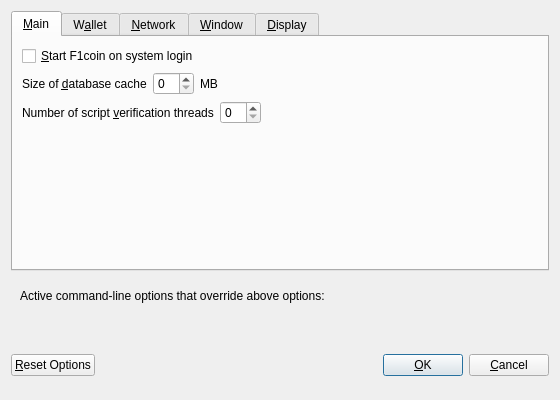
<?xml version="1.0" encoding="UTF-8"?>
<ui version="4.0">
 <class>OptionsDialog</class>
 <widget class="QDialog" name="OptionsDialog">
  <property name="geometry">
   <rect>
    <x>0</x>
    <y>0</y>
    <width>560</width>
    <height>400</height>
   </rect>
  </property>
  <property name="windowTitle">
   <string>Options</string>
  </property>
  <property name="modal">
   <bool>true</bool>
  </property>
  <layout class="QVBoxLayout" name="verticalLayout">
   <item>
    <widget class="QTabWidget" name="tabWidget">
     <property name="currentIndex">
      <number>0</number>
     </property>
     <widget class="QWidget" name="tabMain">
      <attribute name="title">
       <string>&amp;Main</string>
      </attribute>
      <layout class="QVBoxLayout" name="verticalLayout_Main">
       <item>
        <widget class="QCheckBox" name="bitcoinAtStartup">
         <property name="toolTip">
          <string>Automatically start F1coin after logging in to the system.</string>
         </property>
         <property name="text">
          <string>&amp;Start F1coin on system login</string>
         </property>
        </widget>
       </item>
       <item>
        <layout class="QHBoxLayout" name="horizontalLayout_2_Main">
         <item>
          <widget class="QLabel" name="databaseCacheLabel">
           <property name="text">
            <string>Size of &amp;database cache</string>
           </property>
           <property name="textFormat">
            <enum>Qt::PlainText</enum>
           </property>
           <property name="buddy">
            <cstring>databaseCache</cstring>
           </property>
          </widget>
         </item>
         <item>
          <widget class="QSpinBox" name="databaseCache"/>
         </item>
         <item>
          <widget class="QLabel" name="databaseCacheUnitLabel">
           <property name="text">
            <string>MB</string>
           </property>
           <property name="textFormat">
            <enum>Qt::PlainText</enum>
           </property>
          </widget>
         </item>
         <item>
          <spacer name="horizontalSpacer_2_Main">
           <property name="orientation">
            <enum>Qt::Horizontal</enum>
           </property>
           <property name="sizeHint" stdset="0">
            <size>
             <width>40</width>
             <height>20</height>
            </size>
           </property>
          </spacer>
         </item>
        </layout>
       </item>
       <item>
        <layout class="QHBoxLayout" name="horizontalLayout_3_Main">
         <item>
          <widget class="QLabel" name="threadsScriptVerifLabel">
           <property name="text">
            <string>Number of script &amp;verification threads</string>
           </property>
           <property name="textFormat">
            <enum>Qt::PlainText</enum>
           </property>
           <property name="buddy">
            <cstring>threadsScriptVerif</cstring>
           </property>
          </widget>
         </item>
         <item>
          <widget class="QSpinBox" name="threadsScriptVerif">
           <property name="toolTip">
            <string>(0 = auto, &lt;0 = leave that many cores free)</string>
           </property>
          </widget>
         </item>
         <item>
          <spacer name="horizontalSpacer_3_Main">
           <property name="orientation">
            <enum>Qt::Horizontal</enum>
           </property>
           <property name="sizeHint" stdset="0">
            <size>
             <width>40</width>
             <height>20</height>
            </size>
           </property>
          </spacer>
         </item>
        </layout>
       </item>
       <item>
        <spacer name="verticalSpacer_Main">
         <property name="orientation">
          <enum>Qt::Vertical</enum>
         </property>
         <property name="sizeHint" stdset="0">
          <size>
           <width>20</width>
           <height>40</height>
          </size>
         </property>
        </spacer>
       </item>
      </layout>
     </widget>
     <widget class="QWidget" name="tabWallet">
      <attribute name="title">
       <string>W&amp;allet</string>
      </attribute>
      <layout class="QVBoxLayout" name="verticalLayout_Wallet">
       <item>
        <widget class="QGroupBox" name="groupBox">
         <property name="title">
          <string>Expert</string>
         </property>
         <layout class="QVBoxLayout" name="verticalLayout_2">
          <item>
           <widget class="QCheckBox" name="coinControlFeatures">
            <property name="toolTip">
             <string>Whether to show coin control features or not.</string>
            </property>
            <property name="text">
             <string>Enable coin &amp;control features</string>
            </property>
           </widget>
          </item>
          <item>
           <widget class="QCheckBox" name="spendZeroConfChange">
            <property name="toolTip">
             <string>If you disable the spending of unconfirmed change, the change from a transaction cannot be used until that transaction has at least one confirmation. This also affects how your balance is computed.</string>
            </property>
            <property name="text">
             <string>&amp;Spend unconfirmed change</string>
            </property>
           </widget>
          </item>
         </layout>
        </widget>
       </item>
       <item>
        <spacer name="verticalSpacer_Wallet">
         <property name="orientation">
          <enum>Qt::Vertical</enum>
         </property>
         <property name="sizeHint" stdset="0">
          <size>
           <width>20</width>
           <height>40</height>
          </size>
         </property>
        </spacer>
       </item>
      </layout>
     </widget>
     <widget class="QWidget" name="tabNetwork">
      <attribute name="title">
       <string>&amp;Network</string>
      </attribute>
      <layout class="QVBoxLayout" name="verticalLayout_Network">
       <item>
        <widget class="QCheckBox" name="mapPortUpnp">
         <property name="toolTip">
          <string>Automatically open the F1coin client port on the router. This only works when your router supports UPnP and it is enabled.</string>
         </property>
         <property name="text">
          <string>Map port using &amp;UPnP</string>
         </property>
        </widget>
       </item>
       <item>
        <widget class="QCheckBox" name="allowIncoming">
         <property name="toolTip">
          <string>Accept connections from outside</string>
         </property>
         <property name="text">
          <string>Allow incoming connections</string>
         </property>
        </widget>
       </item>
       <item>
        <widget class="QCheckBox" name="connectSocks">
         <property name="toolTip">
          <string>Connect to the F1coin network through a SOCKS5 proxy.</string>
         </property>
         <property name="text">
          <string>&amp;Connect through SOCKS5 proxy (default proxy):</string>
         </property>
        </widget>
       </item>
       <item>
        <layout class="QHBoxLayout" name="horizontalLayout_1_Network">
         <item>
          <widget class="QLabel" name="proxyIpLabel">
           <property name="text">
            <string>Proxy &amp;IP:</string>
           </property>
           <property name="textFormat">
            <enum>Qt::PlainText</enum>
           </property>
           <property name="buddy">
            <cstring>proxyIp</cstring>
           </property>
          </widget>
         </item>
         <item>
          <widget class="QValidatedLineEdit" name="proxyIp">
           <property name="minimumSize">
            <size>
             <width>140</width>
             <height>0</height>
            </size>
           </property>
           <property name="maximumSize">
            <size>
             <width>140</width>
             <height>16777215</height>
            </size>
           </property>
           <property name="toolTip">
            <string>IP address of the proxy (e.g. IPv4: 127.0.0.1 / IPv6: ::1)</string>
           </property>
          </widget>
         </item>
         <item>
          <widget class="QLabel" name="proxyPortLabel">
           <property name="text">
            <string>&amp;Port:</string>
           </property>
           <property name="textFormat">
            <enum>Qt::PlainText</enum>
           </property>
           <property name="buddy">
            <cstring>proxyPort</cstring>
           </property>
          </widget>
         </item>
         <item>
          <widget class="QLineEdit" name="proxyPort">
           <property name="minimumSize">
            <size>
             <width>55</width>
             <height>0</height>
            </size>
           </property>
           <property name="maximumSize">
            <size>
             <width>55</width>
             <height>16777215</height>
            </size>
           </property>
           <property name="toolTip">
            <string>Port of the proxy (e.g. 9050)</string>
           </property>
          </widget>
         </item>
         <item>
          <spacer name="horizontalSpacer_1_Network">
           <property name="orientation">
            <enum>Qt::Horizontal</enum>
           </property>
           <property name="sizeHint" stdset="0">
            <size>
             <width>40</width>
             <height>20</height>
            </size>
           </property>
          </spacer>
         </item>
        </layout>
       </item>
       <item>
        <spacer name="verticalSpacer_Network">
         <property name="orientation">
          <enum>Qt::Vertical</enum>
         </property>
         <property name="sizeHint" stdset="0">
          <size>
           <width>20</width>
           <height>40</height>
          </size>
         </property>
        </spacer>
       </item>
      </layout>
     </widget>
     <widget class="QWidget" name="tabWindow">
      <attribute name="title">
       <string>&amp;Window</string>
      </attribute>
      <layout class="QVBoxLayout" name="verticalLayout_Window">
       <item>
        <widget class="QCheckBox" name="minimizeToTray">
         <property name="toolTip">
          <string>Show only a tray icon after minimizing the window.</string>
         </property>
         <property name="text">
          <string>&amp;Minimize to the tray instead of the taskbar</string>
         </property>
        </widget>
       </item>
       <item>
        <widget class="QCheckBox" name="minimizeOnClose">
         <property name="toolTip">
          <string>Minimize instead of exit the application when the window is closed. When this option is enabled, the application will be closed only after selecting Quit in the menu.</string>
         </property>
         <property name="text">
          <string>M&amp;inimize on close</string>
         </property>
        </widget>
       </item>
       <item>
        <spacer name="verticalSpacer_Window">
         <property name="orientation">
          <enum>Qt::Vertical</enum>
         </property>
         <property name="sizeHint" stdset="0">
          <size>
           <width>20</width>
           <height>40</height>
          </size>
         </property>
        </spacer>
       </item>
      </layout>
     </widget>
     <widget class="QWidget" name="tabDisplay">
      <attribute name="title">
       <string>&amp;Display</string>
      </attribute>
      <layout class="QVBoxLayout" name="verticalLayout_Display">
       <item>
        <layout class="QHBoxLayout" name="horizontalLayout_1_Display">
         <item>
          <widget class="QLabel" name="langLabel">
           <property name="text">
            <string>User Interface &amp;language:</string>
           </property>
           <property name="textFormat">
            <enum>Qt::PlainText</enum>
           </property>
           <property name="buddy">
            <cstring>lang</cstring>
           </property>
          </widget>
         </item>
         <item>
          <widget class="QValueComboBox" name="lang">
           <property name="toolTip">
            <string>The user interface language can be set here. This setting will take effect after restarting F1coin.</string>
           </property>
          </widget>
         </item>
        </layout>
       </item>
       <item>
        <layout class="QHBoxLayout" name="horizontalLayout_2_Display">
         <item>
          <widget class="QLabel" name="unitLabel">
           <property name="text">
            <string>&amp;Unit to show amounts in:</string>
           </property>
           <property name="textFormat">
            <enum>Qt::PlainText</enum>
           </property>
           <property name="buddy">
            <cstring>unit</cstring>
           </property>
          </widget>
         </item>
         <item>
          <widget class="QValueComboBox" name="unit">
           <property name="toolTip">
            <string>Choose the default subdivision unit to show in the interface and when sending coins.</string>
           </property>
          </widget>
         </item>
        </layout>
       </item>
       <item>
        <layout class="QHBoxLayout" name="horizontalLayout_3_Display">
         <item>
          <widget class="QLabel" name="thirdPartyTxUrlsLabel">
           <property name="toolTip">
            <string>Third party URLs (e.g. a block explorer) that appear in the transactions tab as context menu items. %s in the URL is replaced by transaction hash. Multiple URLs are separated by vertical bar |.</string>
           </property>
           <property name="text">
            <string>Third party transaction URLs</string>
           </property>
           <property name="buddy">
            <cstring>thirdPartyTxUrls</cstring>
           </property>
          </widget>
         </item>
         <item>
          <widget class="QLineEdit" name="thirdPartyTxUrls">
           <property name="toolTip">
            <string>Third party URLs (e.g. a block explorer) that appear in the transactions tab as context menu items. %s in the URL is replaced by transaction hash. Multiple URLs are separated by vertical bar |.</string>
           </property>
          </widget>
         </item>
        </layout>
       </item>
       <item>
        <spacer name="verticalSpacer_Display">
         <property name="orientation">
          <enum>Qt::Vertical</enum>
         </property>
         <property name="sizeHint" stdset="0">
          <size>
           <width>20</width>
           <height>40</height>
          </size>
         </property>
        </spacer>
       </item>
      </layout>
     </widget>
    </widget>
   </item>
   <item>
    <widget class="QFrame" name="frame">
     <layout class="QVBoxLayout" name="verticalLayout_Bottom">
      <item>
       <layout class="QHBoxLayout" name="horizontalLayout_Bottom">
        <item>
         <widget class="QLabel" name="overriddenByCommandLineInfoLabel">
          <property name="text">
           <string>Active command-line options that override above options:</string>
          </property>
          <property name="textFormat">
           <enum>Qt::PlainText</enum>
          </property>
         </widget>
        </item>
        <item>
         <spacer name="horizontalSpacer_Bottom">
          <property name="orientation">
           <enum>Qt::Horizontal</enum>
          </property>
          <property name="sizeHint" stdset="0">
           <size>
            <width>40</width>
            <height>20</height>
           </size>
          </property>
         </spacer>
        </item>
       </layout>
      </item>
      <item>
       <widget class="QLabel" name="overriddenByCommandLineLabel">
        <property name="text">
         <string/>
        </property>
        <property name="textFormat">
         <enum>Qt::PlainText</enum>
        </property>
        <property name="wordWrap">
         <bool>true</bool>
        </property>
       </widget>
      </item>
     </layout>
    </widget>
   </item>
   <item>
    <layout class="QHBoxLayout" name="horizontalLayout_Buttons">
     <item>
      <widget class="QPushButton" name="resetButton">
       <property name="toolTip">
        <string>Reset all client options to default.</string>
       </property>
       <property name="text">
        <string>&amp;Reset Options</string>
       </property>
       <property name="autoDefault">
        <bool>false</bool>
       </property>
      </widget>
     </item>
     <item>
      <spacer name="horizontalSpacer_1">
       <property name="orientation">
        <enum>Qt::Horizontal</enum>
       </property>
       <property name="sizeHint" stdset="0">
        <size>
         <width>40</width>
         <height>48</height>
        </size>
       </property>
      </spacer>
     </item>
     <item>
      <widget class="QLabel" name="statusLabel">
       <property name="minimumSize">
        <size>
         <width>200</width>
         <height>0</height>
        </size>
       </property>
       <property name="font">
        <font>
         <weight>75</weight>
         <bold>true</bold>
        </font>
       </property>
       <property name="text">
        <string/>
       </property>
       <property name="textFormat">
        <enum>Qt::PlainText</enum>
       </property>
       <property name="wordWrap">
        <bool>true</bool>
       </property>
      </widget>
     </item>
     <item>
      <spacer name="horizontalSpacer_2">
       <property name="orientation">
        <enum>Qt::Horizontal</enum>
       </property>
       <property name="sizeHint" stdset="0">
        <size>
         <width>40</width>
         <height>48</height>
        </size>
       </property>
      </spacer>
     </item>
     <item>
      <widget class="QPushButton" name="okButton">
       <property name="text">
        <string>&amp;OK</string>
       </property>
       <property name="autoDefault">
        <bool>false</bool>
       </property>
       <property name="default">
        <bool>true</bool>
       </property>
      </widget>
     </item>
     <item>
      <widget class="QPushButton" name="cancelButton">
       <property name="text">
        <string>&amp;Cancel</string>
       </property>
       <property name="autoDefault">
        <bool>false</bool>
       </property>
      </widget>
     </item>
    </layout>
   </item>
  </layout>
 </widget>
 <customwidgets>
  <customwidget>
   <class>QValidatedLineEdit</class>
   <extends>QLineEdit</extends>
   <header>qvalidatedlineedit.h</header>
  </customwidget>
  <customwidget>
   <class>QValueComboBox</class>
   <extends>QComboBox</extends>
   <header>qvaluecombobox.h</header>
  </customwidget>
 </customwidgets>
 <resources/>
 <connections/>
</ui>
